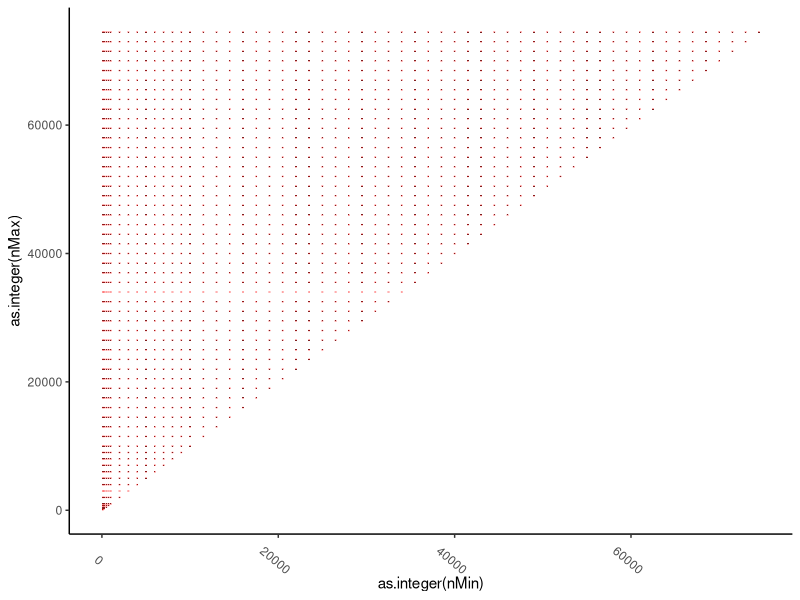

The R script that drew this image: (Note: this script raises an error after producing the figure.)
# Create parameter files to test slimulations
# Connor Murray 7.27.2022
# module load goolf/7.1.0_3.1.4 R/4.0.3; module load gdal geos proj; R

# Library
library(data.table)
library(tidyverse)

# Exponential start and constant growth population
StartPop = 1500 # Should equal burn-in VCF samples
nMax = unique(c(100,250,500,750,
                         seq(from=1000, to=10000, by=1000),
                         seq(from=10000, to=75000, by=1500))) # Maximum population size

bottleneck = c(0) # Magnitude of bottleneck %
nMin = unique(c(100,250,500,750,
                         seq(from=1000, to=10000, by=1000),
                         seq(from=10000, to=75000, by=1500)))

#nMax = c(100,250,500,1000,1500,2000,3000,5000,10000,15000,20000,25000,50000,75000)
#nMin = unique(c(nMax, 250, 1500, 2000, 3000, 15000, 25000))

Rep = 50 # Number of VCFs to output (from unique simulation seeds)
nSamp = 50 # Number of samples for output VCF
Gen = 50 # End of simulation

# Expanding parameters
dt <- as.data.table(expand.grid(nMax, nMin, Rep, nSamp, Gen))
setnames(dt, names(dt), c("nMax", "nMin", "Rep", "nSamp", "Gen"))

# Create variables
dt <- data.table(cbind(data.table(slurmID=c(1:c(dim(dt)[1]))), dt) %>% 
                   group_by(nMin, nMax) %>% 
                   mutate(rowID=row_number(),
                          run=paste(nMax,nMin,sep="_")))

# Reorder
setcolorder(dt, c("slurmID", "nMax", "nMin", "Rep", "nSamp", "Gen", "rowID", "run"))

# Remove lines with nMin > nMax
dt <- dt[!nMin > nMax]

# Show models being tested
ggplot(dt, 
   aes(x=as.integer(nMin), 
       y=as.integer(nMax))) +
  geom_tile(color="red") +
  theme_classic() +
  theme(axis.text.x = element_text(angle=-40))

# Show models being tested
ggplot() +
  geom_point(data= dt, aes(x=nMin, y=nMax), color="blue") +
  geom_point(data = mods, aes(x=nMin, y=nMax), color="red") +
  theme(axis.text.x = element_text(angle=-40))

# Fix slurmid column
dt1 <- data.table(dt %>% mutate(slurmID=c(1:c(dim(dt)[1]))))

# Show models being tested
ggplot(dt1, 
       aes(x=as.factor(nMin), 
           y=as.factor(nMax))) +
  geom_tile() +
  theme(axis.text.x = element_text(angle=-40))

# Output parameter file
write.csv(dt1 %>% dplyr::select(-c(run)), 
          quote=F, 
          row.names=F,
          file="/scratch/csm6hg/bottleneck/model_paramList_fin3")
